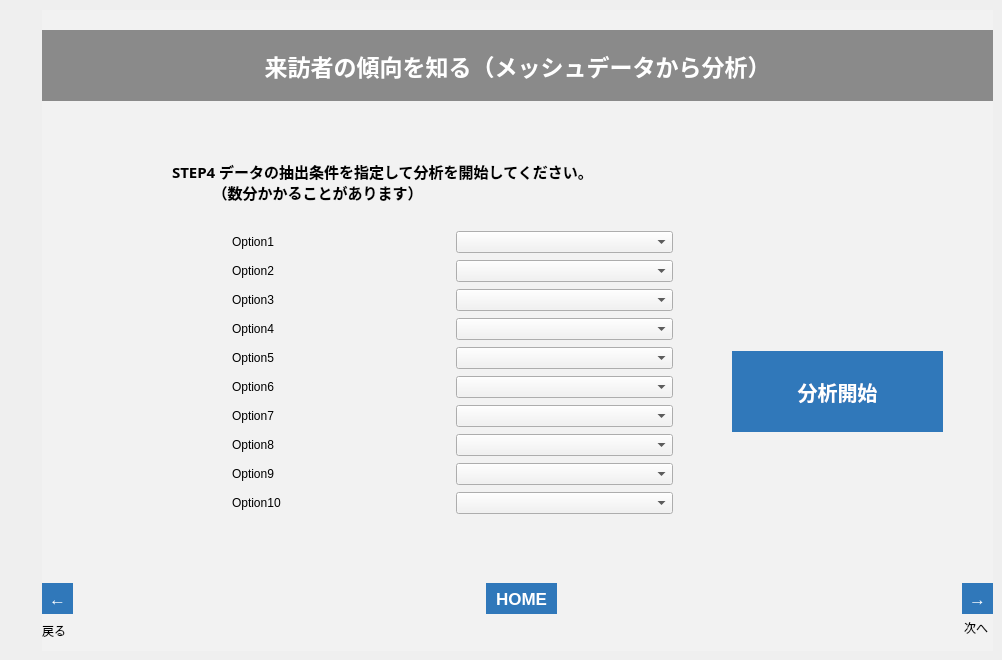
   <widget class="QWidget" name="tab_3">
    <attribute name="title">
     <string>001_5</string>
    </attribute>
    <widget class="QFrame" name="frame_24">
     <property name="geometry">
      <rect>
       <x>42</x>
       <y>10</y>
       <width>951</width>
       <height>641</height>
      </rect>
     </property>
     <property name="styleSheet">
      <string notr="true">background-color: rgb(242, 242, 242);</string>
     </property>
     <property name="frameShape">
      <enum>QFrame::NoFrame</enum>
     </property>
     <property name="frameShadow">
      <enum>QFrame::Plain</enum>
     </property>
     <property name="lineWidth">
      <number>0</number>
     </property>
     <widget class="QLabel" name="lbl_001_5_n">
      <property name="geometry">
       <rect>
        <x>922</x>
        <y>610</y>
        <width>31</width>
        <height>16</height>
       </rect>
      </property>
      <property name="text">
       <string>次へ</string>
      </property>
     </widget>
     <widget class="QLabel" name="label_73">
      <property name="geometry">
       <rect>
        <x>0</x>
        <y>610</y>
        <width>50</width>
        <height>21</height>
       </rect>
      </property>
      <property name="text">
       <string>戻る</string>
      </property>
     </widget>
     <widget class="QToolButton" name="btn_001_5_n">
      <property name="geometry">
       <rect>
        <x>920</x>
        <y>573</y>
        <width>31</width>
        <height>31</height>
       </rect>
      </property>
      <property name="font">
       <font>
        <pointsize>13</pointsize>
        <weight>75</weight>
        <bold>true</bold>
       </font>
      </property>
      <property name="styleSheet">
       <string notr="true">background-color: rgb(48,120,186);
color: rgb(255, 255, 255);
border: none;</string>
      </property>
      <property name="text">
       <string>→</string>
      </property>
     </widget>
     <widget class="QToolButton" name="btn_001_5_b">
      <property name="geometry">
       <rect>
        <x>0</x>
        <y>573</y>
        <width>31</width>
        <height>31</height>
       </rect>
      </property>
      <property name="font">
       <font>
        <pointsize>13</pointsize>
        <weight>75</weight>
        <bold>true</bold>
       </font>
      </property>
      <property name="styleSheet">
       <string notr="true">background-color: rgb(48,120,186);
color: rgb(255, 255, 255);
border: none;</string>
      </property>
      <property name="text">
       <string>←</string>
      </property>
     </widget>
     <widget class="QLabel" name="label_76">
      <property name="geometry">
       <rect>
        <x>0</x>
        <y>20</y>
        <width>951</width>
        <height>71</height>
       </rect>
      </property>
      <property name="font">
       <font>
        <family>游ゴシック</family>
        <pointsize>17</pointsize>
        <weight>75</weight>
        <bold>true</bold>
       </font>
      </property>
      <property name="styleSheet">
       <string notr="true">background-color: rgb(138, 138, 138);
color: rgb(255, 255, 255);</string>
      </property>
      <property name="text">
       <string>来訪者の傾向を知る（メッシュデータから分析）</string>
      </property>
      <property name="alignment">
       <set>Qt::AlignCenter</set>
      </property>
     </widget>
     <widget class="QLabel" name="lbl_001_7">
      <property name="geometry">
       <rect>
        <x>150</x>
        <y>420</y>
        <width>711</width>
        <height>61</height>
       </rect>
      </property>
      <property name="font">
       <font>
        <family>游ゴシック</family>
        <pointsize>11</pointsize>
        <weight>75</weight>
        <bold>true</bold>
       </font>
      </property>
      <property name="styleSheet">
       <string notr="true">border-color: rgb(220, 220, 220);</string>
      </property>
      <property name="frameShape">
       <enum>QFrame::Box</enum>
      </property>
      <property name="lineWidth">
       <number>0</number>
      </property>
      <property name="midLineWidth">
       <number>0</number>
      </property>
      <property name="text">
       <string/>
      </property>
      <property name="alignment">
       <set>Qt::AlignLeading|Qt::AlignLeft|Qt::AlignVCenter</set>
      </property>
     </widget>
     <widget class="QLabel" name="label_41">
      <property name="geometry">
       <rect>
        <x>130</x>
        <y>150</y>
        <width>711</width>
        <height>131</height>
       </rect>
      </property>
      <property name="font">
       <font>
        <family>游ゴシック</family>
        <pointsize>11</pointsize>
        <weight>75</weight>
        <bold>true</bold>
       </font>
      </property>
      <property name="styleSheet">
       <string notr="true">border-color: rgb(220, 220, 220);</string>
      </property>
      <property name="frameShape">
       <enum>QFrame::Box</enum>
      </property>
      <property name="lineWidth">
       <number>0</number>
      </property>
      <property name="midLineWidth">
       <number>0</number>
      </property>
      <property name="text">
       <string>STEP4 データの抽出条件を指定して分析を開始してください。
            （数分かかることがあります）</string>
      </property>
      <property name="alignment">
       <set>Qt::AlignLeading|Qt::AlignLeft|Qt::AlignTop</set>
      </property>
     </widget>
     <widget class="QToolButton" name="btn_home_5">
      <property name="geometry">
       <rect>
        <x>444</x>
        <y>573</y>
        <width>71</width>
        <height>31</height>
       </rect>
      </property>
      <property name="font">
       <font>
        <pointsize>13</pointsize>
        <weight>75</weight>
        <bold>true</bold>
       </font>
      </property>
      <property name="styleSheet">
       <string notr="true">background-color: rgb(48,120,186);
color: rgb(255, 255, 255);
border: none;</string>
      </property>
      <property name="text">
       <string>HOME</string>
      </property>
     </widget>
     <widget class="QWidget" name="layoutWidget_2">
      <property name="geometry">
       <rect>
        <x>190</x>
        <y>220</y>
        <width>441</width>
        <height>291</height>
       </rect>
      </property>
      <layout class="QGridLayout" name="gridLayout">
       <item row="3" column="1">
        <widget class="QComboBox" name="cmb_option4">
         <property name="styleSheet">
          <string notr="true">selection-background-color: rgb(143, 201, 247);</string>
         </property>
        </widget>
       </item>
       <item row="5" column="0">
        <widget class="QLabel" name="lbl_option6">
         <property name="text">
          <string>Option6</string>
         </property>
        </widget>
       </item>
       <item row="6" column="0">
        <widget class="QLabel" name="lbl_option7">
         <property name="text">
          <string>Option7</string>
         </property>
        </widget>
       </item>
       <item row="4" column="1">
        <widget class="QComboBox" name="cmb_option5">
         <property name="styleSheet">
          <string notr="true">selection-background-color: rgb(143, 201, 247);</string>
         </property>
        </widget>
       </item>
       <item row="1" column="1">
        <widget class="QComboBox" name="cmb_option2">
         <property name="styleSheet">
          <string notr="true">selection-background-color: rgb(143, 201, 247);</string>
         </property>
        </widget>
       </item>
       <item row="3" column="0">
        <widget class="QLabel" name="lbl_option4">
         <property name="text">
          <string>Option4</string>
         </property>
        </widget>
       </item>
       <item row="8" column="0">
        <widget class="QLabel" name="lbl_option9">
         <property name="text">
          <string>Option9</string>
         </property>
        </widget>
       </item>
       <item row="9" column="1">
        <widget class="QComboBox" name="cmb_option10">
         <property name="styleSheet">
          <string notr="true">selection-background-color: rgb(143, 201, 247);</string>
         </property>
        </widget>
       </item>
       <item row="2" column="0">
        <widget class="QLabel" name="lbl_option3">
         <property name="text">
          <string>Option3</string>
         </property>
        </widget>
       </item>
       <item row="1" column="0">
        <widget class="QLabel" name="lbl_option2">
         <property name="text">
          <string>Option2</string>
         </property>
        </widget>
       </item>
       <item row="9" column="0">
        <widget class="QLabel" name="lbl_option10">
         <property name="text">
          <string>Option10</string>
         </property>
        </widget>
       </item>
       <item row="5" column="1">
        <widget class="QComboBox" name="cmb_option6">
         <property name="styleSheet">
          <string notr="true">selection-background-color: rgb(143, 201, 247);</string>
         </property>
        </widget>
       </item>
       <item row="0" column="1">
        <widget class="QComboBox" name="cmb_option1">
         <property name="styleSheet">
          <string notr="true">selection-background-color: rgb(143, 201, 247);</string>
         </property>
        </widget>
       </item>
       <item row="6" column="1">
        <widget class="QComboBox" name="cmb_option7">
         <property name="styleSheet">
          <string notr="true">selection-background-color: rgb(143, 201, 247);</string>
         </property>
        </widget>
       </item>
       <item row="4" column="0">
        <widget class="QLabel" name="lbl_option5">
         <property name="text">
          <string>Option5</string>
         </property>
        </widget>
       </item>
       <item row="2" column="1">
        <widget class="QComboBox" name="cmb_option3">
         <property name="styleSheet">
          <string notr="true">selection-background-color: rgb(143, 201, 247);</string>
         </property>
        </widget>
       </item>
       <item row="7" column="0">
        <widget class="QLabel" name="lbl_option8">
         <property name="text">
          <string>Option8</string>
         </property>
        </widget>
       </item>
       <item row="8" column="1">
        <widget class="QComboBox" name="cmb_option9">
         <property name="styleSheet">
          <string notr="true">selection-background-color: rgb(143, 201, 247);</string>
         </property>
        </widget>
       </item>
       <item row="0" column="0">
        <widget class="QLabel" name="lbl_option1">
         <property name="text">
          <string>Option1</string>
         </property>
        </widget>
       </item>
       <item row="7" column="1">
        <widget class="QComboBox" name="cmb_option8">
         <property name="styleSheet">
          <string notr="true">selection-background-color: rgb(143, 201, 247);</string>
         </property>
        </widget>
       </item>
      </layout>
     </widget>
     <widget class="QPushButton" name="btn_web_001">
      <property name="geometry">
       <rect>
        <x>690</x>
        <y>341</y>
        <width>211</width>
        <height>81</height>
       </rect>
      </property>
      <property name="font">
       <font>
        <family>游ゴシック</family>
        <pointsize>15</pointsize>
        <weight>75</weight>
        <bold>true</bold>
       </font>
      </property>
      <property name="autoFillBackground">
       <bool>false</bool>
      </property>
      <property name="styleSheet">
       <string notr="true">background-color: rgb(48,120,186);
color: rgb(255, 255, 255);
border: none;</string>
      </property>
      <property name="text">
       <string>分析開始</string>
      </property>
     </widget>
     <widget class="QLabel" name="lbl_001_5">
      <property name="geometry">
       <rect>
        <x>191</x>
        <y>525</y>
        <width>561</width>
        <height>41</height>
       </rect>
      </property>
      <property name="font">
       <font>
        <family>游ゴシック</family>
        <pointsize>11</pointsize>
        <weight>75</weight>
        <bold>true</bold>
       </font>
      </property>
      <property name="styleSheet">
       <string notr="true">border-color: rgb(220, 220, 220);</string>
      </property>
      <property name="frameShape">
       <enum>QFrame::Box</enum>
      </property>
      <property name="lineWidth">
       <number>0</number>
      </property>
      <property name="midLineWidth">
       <number>0</number>
      </property>
      <property name="text">
       <string/>
      </property>
      <property name="alignment">
       <set>Qt::AlignLeading|Qt::AlignLeft|Qt::AlignVCenter</set>
      </property>
     </widget>
    </widget>
   </widget>
